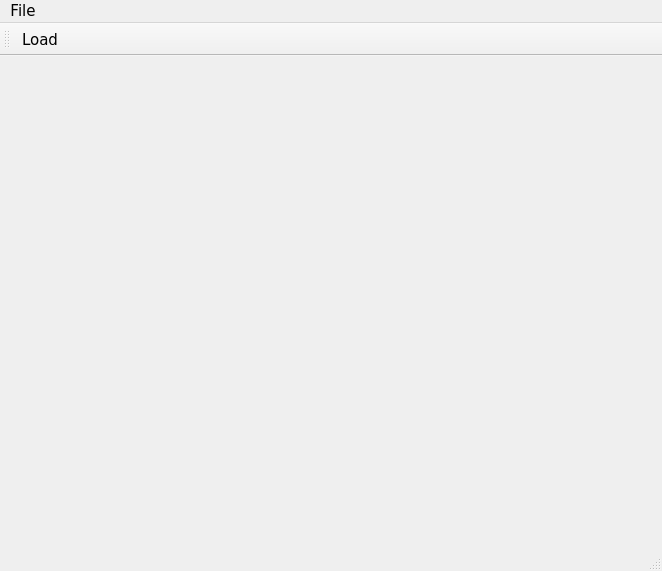
<?xml version="1.0" encoding="UTF-8"?>
<ui version="4.0">
 <class>MainWindow</class>
 <widget class="QMainWindow" name="MainWindow">
  <property name="geometry">
   <rect>
    <x>0</x>
    <y>0</y>
    <width>662</width>
    <height>571</height>
   </rect>
  </property>
  <property name="font">
   <font>
    <family>Verdana</family>
    <pointsize>11</pointsize>
   </font>
  </property>
  <property name="windowTitle">
   <string>ObjLoader</string>
  </property>
  <widget class="QWidget" name="centralWidget">
   <layout class="QVBoxLayout" name="verticalLayout">
    <item>
     <widget class="Scene" name="sceneWidget" native="true"/>
    </item>
   </layout>
  </widget>
  <widget class="QMenuBar" name="menuBar">
   <property name="geometry">
    <rect>
     <x>0</x>
     <y>0</y>
     <width>662</width>
     <height>24</height>
    </rect>
   </property>
   <widget class="QMenu" name="menuFile">
    <property name="title">
     <string>File</string>
    </property>
    <addaction name="actionLoad"/>
   </widget>
   <addaction name="menuFile"/>
  </widget>
  <widget class="QToolBar" name="mainToolBar">
   <attribute name="toolBarArea">
    <enum>TopToolBarArea</enum>
   </attribute>
   <attribute name="toolBarBreak">
    <bool>false</bool>
   </attribute>
   <addaction name="actionLoad"/>
  </widget>
  <widget class="QStatusBar" name="statusBar"/>
  <action name="actionLoad">
   <property name="text">
    <string>Load</string>
   </property>
  </action>
 </widget>
 <layoutdefault spacing="6" margin="11"/>
 <customwidgets>
  <customwidget>
   <class>Scene</class>
   <extends>QWidget</extends>
   <header>Scene.h</header>
   <container>1</container>
  </customwidget>
 </customwidgets>
 <resources/>
 <connections/>
</ui>
